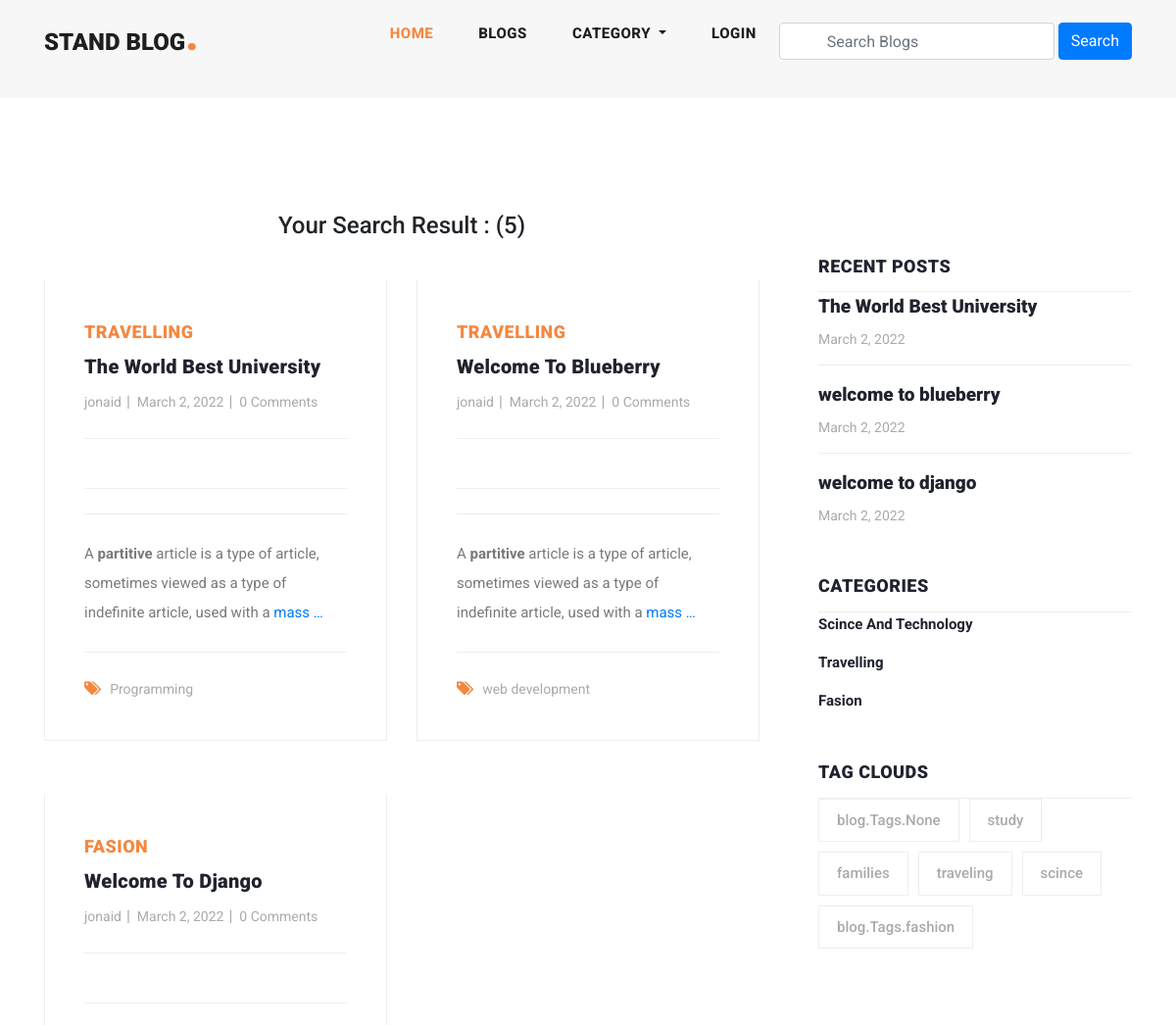
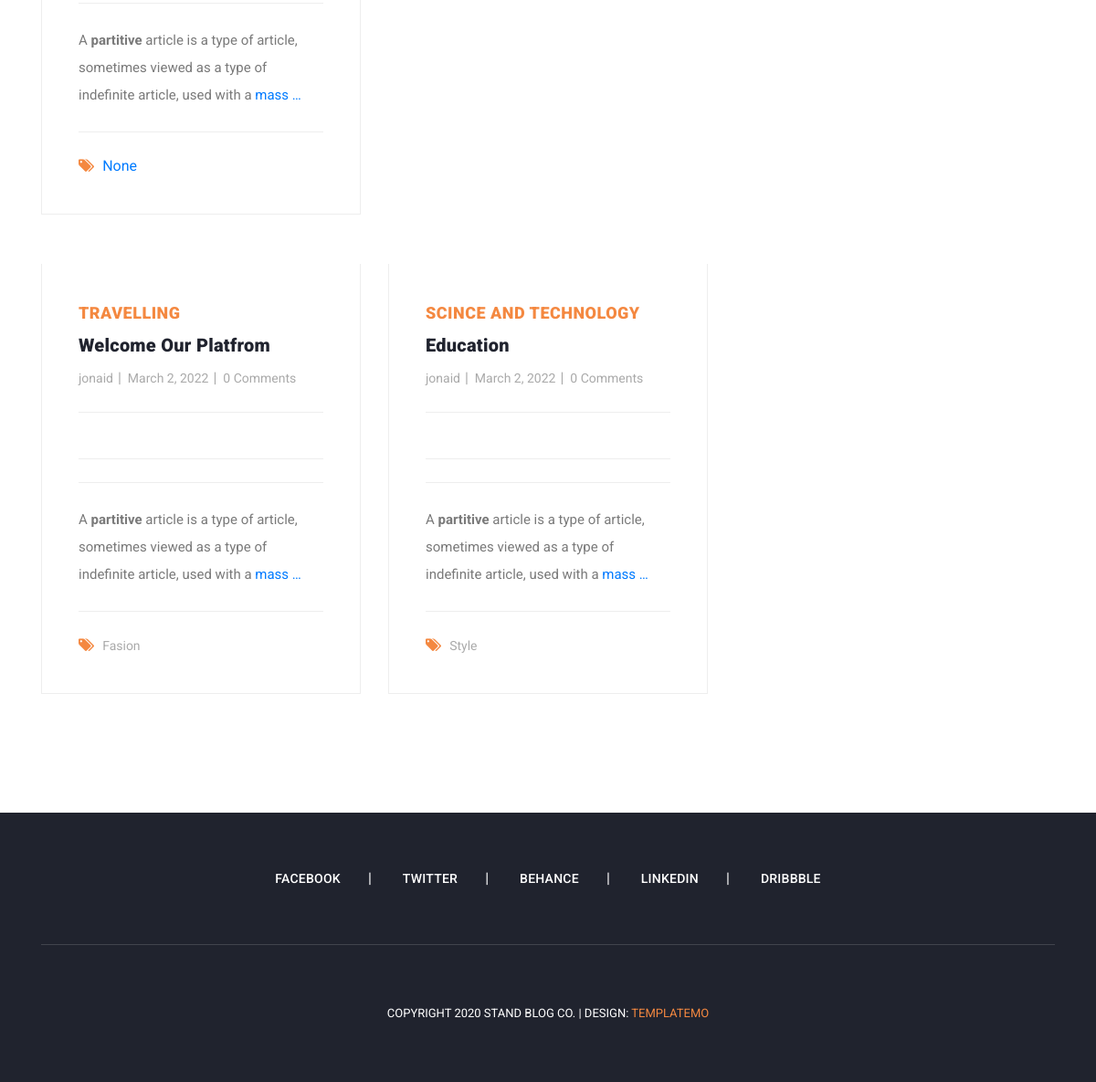
The page /serch_blog/ on the database its author committed (2 pictures, top to bottom).
### blog/models.py (models this page shows, shortened)
class Blog (models.Model):
    user=models.ForeignKey(User, on_delete=models.CASCADE, related_name='user_blogs')
    category=models.ForeignKey(Category, on_delete=models.CASCADE, related_name='category_blogs')
    tags=models.ManyToManyField(Tags, related_name='tags', blank=True)
    likes=models.ManyToManyField(User, related_name='user_likes', blank=True)
    title=models.CharField(max_length=250)
    slug=models.SlugField(null=True, blank=True)
    banner=models.ImageField(upload_to='banner-images/')
    description=RichTextField()
    created_date=models.DateTimeField(auto_now_add=True)

class Category(models.Model):
    title=models.CharField(max_length=150, unique=True)
    slug=models.SlugField(null=True, blank=True)
    created_date=models.DateTimeField(auto_now_add=True)
    def __str__(self):
        return self.title
    def get_absolute_url(self):
        return reverse("blog:category_blogs", args={
             self.slug
             })

class Tags(models.Model):
    title=models.CharField(max_length=150)
    slug=models.SlugField(null=True, blank=True)
    created_date=models.DateTimeField(auto_now_add=True)
    def get_tags_absolute_url(self):
        return reverse("blog:tags_blogs", args={
             self.slug
             })

### user_profile/models.py (models this page shows, shortened)
class User(AbstractUser):
    email=models.EmailField(
        max_length=150,
        unique=True,
        error_messages={
            "unique":"The email must be uniqe"
        }
    )
    profile_image=models.ImageField(
        null=True,
        blank=True,
        upload_to='profile_image/'
    )
    followers = models.ManyToManyField('Follow')
    REQUIRED_FIELDS=["email"]
    objects= CustomeUserManagers()

### blog/views.py (the view)
# urls.py: path('serch_blog/',views.search_blogs, name='search_blogs' ),
def search_blogs(request):
    search_key =request.GET.get('search', None)
    tags=Tags.objects.order_by('-created_date')
    if search_key:
        blogs=Blog.objects.filter(
            Q(title__icontains=search_key) |
            Q(category__title__icontains=search_key) |
            Q(user__username__icontains=search_key) |
            Q(tags__title__icontains=search_key) |
            Q(description__icontains=search_key)
        ).distinct()
        paginator=Paginator(blogs,4)
        page_number = request.GET.get('page')
        page_obj = paginator.get_page(page_number)
        context={
            'blogs':blogs,
            'page_obj':page_obj,
            'tags':tags,
            'search_key':search_key,
        }
        return render(request,'search.html',context)
    else:
        blogs=Blog.objects.order_by('-created_date')
        tags=Tags.objects.order_by('-created_date')
        paginator=Paginator(blogs,2)
        page_number = request.GET.get('page')
        page_obj = paginator.get_page(page_number)
        context={
            'blogs':blogs,
            'page_obj':page_obj,
            'tags':tags,
        }
        return render(request,'search.html',context)

### blog/context_processors.py (called while the page is built)
def get_all_category(request):
    categories=Category.objects.all()
    context={
        'categories':categories,
    }
    return context

### user_profile/context_processors.py (called while the page is built, shortened)
def user_notifications(request):
    context = {}
    return context

### templates/search.html (shortened to what this page needs)
{% extends 'base.html' %}
{% load static %}
{% block maincontent %}
    <section class="blog-posts grid-system">
      <div class="container">
          <div class="row py-3">
              <div class="col-md-8">
                  <h4 class="text-center"> Your Search Result : {{ search_key }} ({{ blogs.count }}) </h4>
              </div>
          </div>
        <div class="row">
          <div class="col-lg-8">
            <div class="all-blog-posts">
              <div class="row">
                {% for blog in blogs %}
                <div class="col-lg-6">
                  <div class="blog-post">
                    <div class="blog-thumb">
                    </div>
                    <div class="down-content">
                      <span>{{ blog.category }}</span>
                      <a href="{% url 'blog:blog_details' blog.slug %}"><h4>{{ blog.title }}</h4></a>
                      <ul class="post-info">
                        <li><a href="#">{{ blog.user.username }}</a></li>
                        <li><a href="#">{{ blog.created_date | date }}</a></li>
                        <li><a href="#">{{ blog.blog_comment.all.count }} Comments</a></li>
                      </ul>
                     <p>{{ blog.description | truncatewords:20 | safe }}</p>
                      <div class="post-options">
                        <div class="row">
                          <div class="col-lg-12">
                            <ul class="post-tags">
                              <li><i class="fa fa-tags"></i></li>
                              {% if blog.tags.all.count > 0 %}
                              {% for tag in blog.tags.all %}
                              <li><a href="#">{{ tag.title }}</a></li>
                              {% endfor %}
                              {% else  %}
                                None
                              {% endif %}
                            </ul>
                          </div>
                        </div>
                      </div>
                    </div>
                  </div>
                </div>
                {% endfor %}
              </div>
            </div>
          </div>
          <div class="col-lg-4">
            <div class="sidebar">
              <div class="row">
                <div class="col-lg-12">
                  <div class="sidebar-item recent-posts sidebar-item search">
                    <div class="sidebar-heading">
                      <h2>Recent Posts</h2>
                    </div>
                    <div class="content">
                      <ul>
                        {% for blog in blogs|slice:"3" %}
                        <li><a href="{% url 'blog:blog_details' blog.slug %}">
                          <h5>{{ blog.title }}</h5>
                          <span>{{ blog.created_date | date }}</span>
                        </a></li>
                       {% endfor %}
                      </ul>
                    </div>
                  </div>
                </div>
                <div class="col-lg-12">
                  <div class="sidebar-item categories">
                    <div class="sidebar-heading">
                      <h2>Categories</h2>
                    </div>
                    <div class="content">
                      <ul>
                        {% for category in categories %}
                        <li><a href="{{ category.get_absolute_url }}">{{ category.title }}</a></li>
                        {% endfor %}
                      </ul>
                    </div>
                  </div>
                </div>
                <div class="col-lg-12">
                  <div class="sidebar-item tags">
                    <div class="sidebar-heading">
                      <h2>Tag Clouds</h2>
                    </div>
                    <div class="content">
                      <ul>
                        {% for tag in tags|slice:"6" %}
                        <li><a href="{{ tag.get_tags_absolute_url }}">{{ tag.title }}</a></li>
                        {% endfor %}
                      </ul>
                    </div>
                  </div>
                </div>
              </div>
            </div>
          </div>
        </div>
      </div>
    </section>
    {% endblock maincontent %}

### static/blog/assets/css/templatemo-stand-blog.css (style rules this page uses)
body { font-family: 'Roboto', sans-serif; overflow-x: hidden; text-rendering: optimizeLegibility; -webkit-font-smoothing: antialiased; -moz-osx-font-smoothing: grayscale; }
p { margin-bottom: 0px; font-size: 15px; font-weight: 400; color: #7a7a7a; line-height: 30px; }
a { text-decoration: none!important; }
ul { padding: 0; margin: 0; list-style: none; }
h1,h2,h3,h4,h5,h6 { margin: 0px; }
.blog-posts { margin-top: 100px; }
.blog-posts .blog-post { margin-bottom: 30px; }
.blog-posts .down-content { padding: 40px; border-right: 1px solid #eee; border-left: 1px solid #eee; border-bottom: 1px solid #eee; }
.blog-posts .down-content span { font-size: 18px; text-transform: uppercase; letter-spacing: 0.5px; font-weight: 900; color: #f48840; }
.blog-posts .down-content h4 { font-size: 24px; text-transform: capitalize; letter-spacing: 0.5px; font-weight: 900; color: #20232e; margin: 10px 0px 12px 0px; }
.blog-posts .down-content ul.post-info li { display: inline-block; margin-right: 8px; }
.blog-posts .down-content ul.post-info li:after { content: '|'; color: #aaa; margin-left: 8px; }
.blog-posts .down-content h4 { font-size: 20px; letter-spacing: 0.25px; }
.grid-system .down-content ul.post-info li { margin-right: 3px; }
.grid-system .down-content ul.post-info li:after { margin-left: 5px; }
.blog-posts .down-content ul.post-info li:last-child::after { display: none; }
.blog-posts .down-content ul.post-info li a { font-size: 14px; color: #aaa; font-weight: 400; transition: all .3s; }
.blog-posts .down-content p { padding: 25px 0px; margin: 25px 0px; border-top: 1px solid #eee; border-bottom: 1px solid #eee; }
.blog-posts .down-content ul.post-tags li, .blog-posts .down-content ul.post-share li { display: inline-block; }
.blog-posts .down-content ul.post-tags li:first-child i, .blog-posts .down-content ul.post-share li:first-child i { color: #f48840; margin-right: 5px; }
.blog-posts .down-content ul.post-tags li, .blog-posts .down-content ul.post-share li { color: #aaa; }
.blog-posts .down-content ul.post-tags li a, .blog-posts .down-content ul.post-share li a { font-size: 14px; color: #aaa; font-weight: 400; transition: all .3s; }
.blog-posts .sidebar-heading h2 { font-size: 18px; text-transform: uppercase; font-weight: 900; letter-spacing: 0.5px; color: #20232e; border-bottom: 1px solid #eee; padding-bottom: 15px; }
.sidebar { margin-left: 30px; }
.sidebar .sidebar-item { margin-top: 50px; }
.sidebar .search { margin-top: 0px; }
.sidebar .sidebar-heading h2 { font-size: 18px; text-transform: uppercase; font-weight: 900; letter-spacing: 0.5px; color: #20232e; border-bottom: 1px solid #eee; padding-bottom: 15px; }
.sidebar .recent-posts ul li { margin-bottom: 15px; padding-bottom: 15px; border-bottom: 1px solid #eee; }
.sidebar .recent-posts ul li:last-child { margin-bottom: 0px; padding-bottom: 0px; border-bottom: none; }
.sidebar .recent-posts ul li h5 { font-size: 19px; font-weight: 900; color: #20232e; line-height: 30px; transition: all 0.3s; }
.sidebar .recent-posts ul li span { display: block; font-size: 14px; color: #aaa; margin-top: 8px; }
.sidebar .categories ul li { margin-bottom: 15px; }
.sidebar .categories ul li:last-child { margin-bottom: 0px; }
.sidebar .categories ul li a { font-size: 15px; font-weight: 700; color: #20232e; transition: all .3s; }
.sidebar .tags ul li { margin-right: 6px; display: inline-block; }
.sidebar .tags ul li { margin-bottom: 10px; }
.sidebar .tags ul li a { font-size: 15px; font-weight: 500; color: #aaa; display: inline-block; border: 1px solid #eee; padding: 10px 18px; transition: all .3s; }

### rows shown on the page
Blog: category "TRAVELLING", title "The World Best University", user.username "jonaid", created_date "March 2, 2022", blog_comment.all.count "0", description "A partitive article is a type of article, sometimes viewed as a type of indefinite article, used with a mass …"
Tags: title "Programming"
Blog: category "TRAVELLING", title "Welcome To Blueberry", user.username "jonaid", created_date "March 2, 2022", blog_comment.all.count "0", description "A partitive article is a type of article, sometimes viewed as a type of indefinite article, used with a mass …", title "welcome to blueberry"
Tags: title "web development"
Blog: category "FASION", title "Welcome To Django", user.username "jonaid", created_date "March 2, 2022", blog_comment.all.count "0", description "A partitive article is a type of article, sometimes viewed as a type of indefinite article, used with a mass …", shows "None", title "welcome to django"
Blog: category "TRAVELLING", title "Welcome Our Platfrom", user.username "jonaid", created_date "March 2, 2022", blog_comment.all.count "0", description "A partitive article is a type of article, sometimes viewed as a type of indefinite article, used with a mass …"
Tags: title "Fasion"
Blog: category "SCINCE AND TECHNOLOGY", title "Education", user.username "jonaid", created_date "March 2, 2022", blog_comment.all.count "0", description "A partitive article is a type of article, sometimes viewed as a type of indefinite article, used with a mass …"
Tags: title "Style"
Category: title "Scince And Technology"
Category: title "Travelling"
Category: title "Fasion"
Tags: title "blog.Tags.None"
Tags: title "study"
Tags: title "families"
Tags: title "traveling"
Tags: title "scince"
Tags: title "blog.Tags.fashion"

### other values the page prints
{{ blogs.count }} "5"
